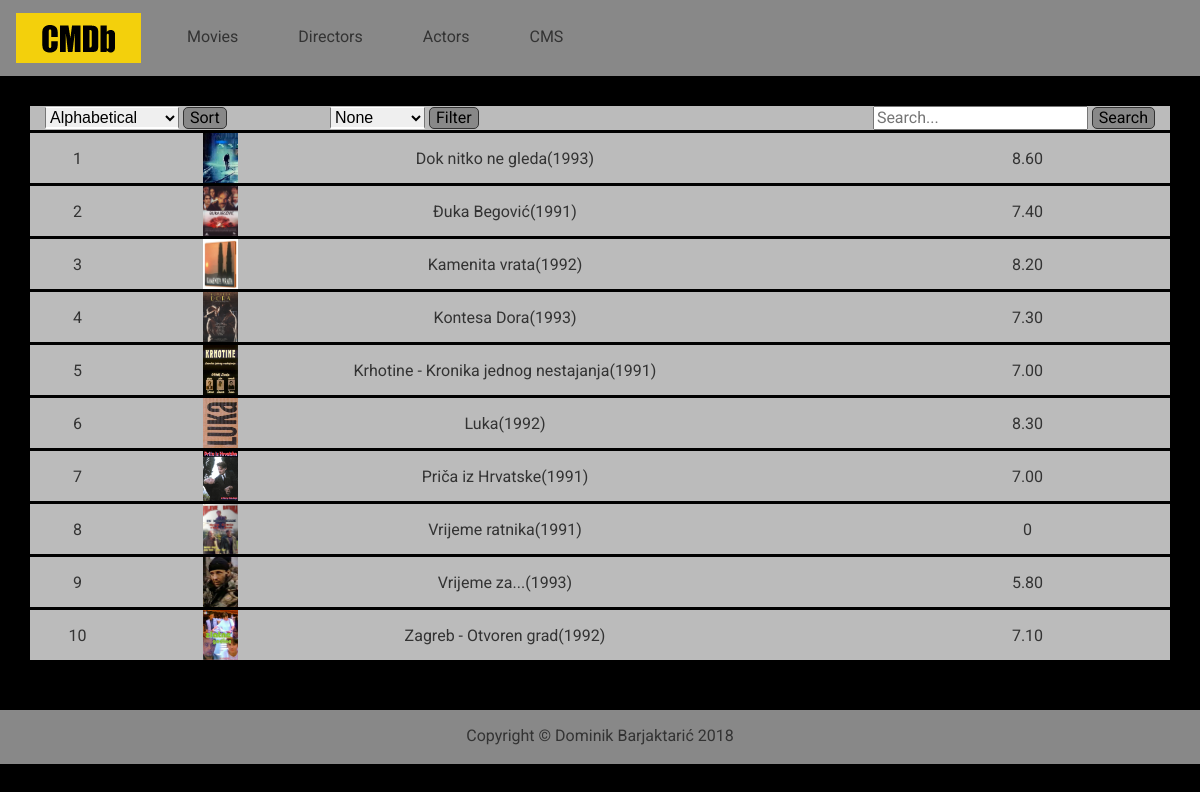
The page / on the database its author committed.
### tables this page shows
CREATE TABLE IF NOT EXISTS `movies` (
  `id` int(6) NOT NULL AUTO_INCREMENT,
  `title` varchar(255) NOT NULL,
  `duration` int(3) NOT NULL,
  `image` varchar(255) NOT NULL,
  `description` text NOT NULL,
  `rating_sum` decimal(6,2) NOT NULL,
  `votes` int(3) NOT NULL,
  `release_year` int(4) NOT NULL,
  PRIMARY KEY (`id`),
  KEY `release_year` (`release_year`) USING BTREE
);

### classes/conn.php (called while the page is built, shortened)
<?php
class Database {
   protected function connect() {
        $this->host = 'localhost';
        $this->user = 'root';
        $this->pass = '';
        $this->db = 'cmdb';
        $conn = new mysqli($this->host, $this->user, $this->pass, $this->db);
        $conn->set_charset("utf8");
        return $conn;
    }
}

### classes/movie.php (called while the page is built, shortened)
<?php
class Movie extends Database {
    public function getAllMovies() {
        $sql = ("SELECT * FROM movies ORDER BY title");
        $result = $this->connect()->query($sql);
        $num_rows = $result->num_rows;
        if ($num_rows > 0) {
            while ($row = $result->fetch_assoc()) {
                $data[] = $row;
            }
        $data = json_encode($data);
        return $data;
        }
        else {
            echo 'Sorry, Database is empty';
            return 0;
        }
    }
}

### functions.php (called while the page is built, shortened)
<?php
function calculateRating($rating_sum, $votes) {
    if ($votes == 0) {
        return 0.0;
    }
    else {
        $rating = (float) ($rating_sum / $votes);
        $rating = number_format((float)$rating, 2, '.', '');
        return $rating;
    }
}

### views/home_view.php (the view, shortened to what this page needs)
<?php
require_once ('functions.php');
function showAllMovies() {
    if (isset($_GET['filter'])) {
        require_once('classes/movie_genre.php');
        $filter = $_GET['filter'];
        $movie_genre = new MovieGenre();
        $json = $movie_genre->getGenreMovies($filter);
        $data = json_decode($json, true);
    }
    else {
        require_once('classes/movie.php');
        $movies = new Movie();
        $json = $movies->getAllMovies();
        $data = json_decode($json, true);
    }
    include 'includes/movies_sort_and_search.php';
    $increment = 1;
    foreach ($data as $row) {
        $rating = calculateRating((float)$row['rating_sum'], (int)$row['votes']);
        echo '<div class="container">';
            echo '<div class="mg_3_top">';
                echo '<a href="index.php?a=one_movie&id='.$row['id'].'" class="format_anchor_txt">';
                    echo '<div class="row row_is_link">';
                        echo '<div class="col-1 text-center table_height_align">';
                            echo $increment;
                        echo '</div>';
                        echo '<div class="col-2 text-center">';
                            echo '<img src="'.$row['image'].'" alt="'.$row['title'].'" class="movie_list_image_size">';
                        echo '</div>';
                        echo '<div class="col-4 text-center table_height_align">';
                            echo $row['title'].'('.$row['release_year'].')'.' ';
                        echo '</div>';
                        echo '<div class="col-1 text-center table_height_align">';
                            echo $rating;
                        echo '</div>';
                    echo '</div>';
                echo '</a>';
            echo '</div>';
        echo '</div>';
        $increment++;
    }
}

### index.php (shortened to what this page needs)
<?php
    include 'classes/conn.php';
    include 'views/home_view.php';
?>
<!DOCTYPE html>
<html>
<head>
    <link rel="stylesheet" href="https://maxcdn.bootstrapcdn.com/bootstrap/4.1.0/css/bootstrap.min.css">
    <link rel="stylesheet" href="css/normalize.css"/>
    <link rel="stylesheet" href="css/style.css"/>
</head>
<body>
    <?php
    include 'includes/header.php';
    if(isset($_GET['a'])) {$a = $_GET['a'];} else {$a = '';}
    switch($a) {
        default:
            showAllMovies();
            break;
    }
    include 'includes/footer.php';
    ?>
</body>
</html>

### includes/header.php
<nav class="navbar sticky-top navbar-expand navbar-default bg-light">
    <a class="navbar-brand" href="index.php">
        <img src="img/project/logo.png" id="navbar_logo" alt="CMDb">
    </a>
    <ul class="navbar-nav">
        <li class="nav-item">
            <a class="nav-link" href="index.php">Movies</a>
        </li>
        <li class="nav-item">
            <a class="nav-link" href="index.php?a=all_directors">Directors</a>
        </li>
        <li class="nav-item">
            <a class="nav-link" href="index.php?a=all_actors">Actors</a>
        </li>
        <li class="nav-item">
            <a class="nav-link" href="cms.php">CMS</a>
        </li>
    </ul>
</nav>

### includes/movies_sort_and_search.php (shortened to what this page needs)
<div class="container">
    <div class="mg_30_top">
        <div class="row">
            <div class="col-3 text-left">
                <form method="get">
                    <select name="sort">
                        <?php
                            if(isset($_GET['sort'])) {$sort = $_GET['sort'];} else {$sort = 'Alphabetical';}
                        echo '<option selected disabled>'.$sort.'</option>';
                        ?>
                    </select>
                    <input type="submit" value="Sort"/>
                </form>
            </div>
            <div class="col-3">
                <form method="get">
                    <select name="filter">
                        <?php
                            if(isset($_GET['filter'])) {$filter = $_GET['filter'];} else {$filter = 'None';}
                        echo '<option selected disabled>'.$filter.'</option>';
                        ?>
                    </select>
                    <input type="submit" value="Filter"/>
                </form>
            </div>
            <div class="col-6 text-right">
                <form method="get">
                    <input name="search" type="text" placeholder="Search...">
                    <input type="submit" value="Search"/>
                </form>
            </div>
        </div>
    </div>
</div>

### includes/footer.php
<footer>
    <div class="container-fluid">
        <div class="row mg_50_top">
            <div class="col-12">
                <div class="text-center table_height_align">
                    <p>Copyright &copy Dominik Barjaktarić 2018</p>
                </div>
            </div>
        </div>
    </div>
</footer>

### css/style.css (style rules this page uses)
body { box-sizing: border-box; font-family: 'Roboto', sans-serif !important; background-color: #000; }
.container { background-color: #bbb; color: #333; }
.mg_3_top { margin-top: 3px; }
.mg_30_top { margin-top: 30px; }
.mg_50_top { margin-top: 50px; }
#navbar_logo { height: 50px; width: 125px; }
.navbar-default { background-color: #888 !important; }
.navbar-default .navbar-nav > li > a { color: #333; border-bottom: 3px solid #888; }
.navbar-expand .navbar-nav .nav-link { padding-right: 30px; padding-left: 30px; }
footer { background-color: #888; color: #333; }
input[type=submit] { background-color: #888; border: 1px solid #333; border-radius: 5px; font-family: 'Roboto', sans-serif !important; }
::placeholder { font-family: 'Roboto', sans-serif !important; }
select { border-top: 1px solid #fff; border-bottom: 2px solid #fff; }
.movie_list_image_size { height: 50px; width: 35px; }
.table_height_align { padding-top: 14px; }
.format_anchor_txt { text-decoration: none; color: #333; }

### rows shown on the page
movies: image (picture), title "Dok nitko ne gleda", release_year "1993", rating_sum "8.60"
movies: image (picture), title "Đuka Begović", release_year "1991", rating_sum "7.40"
movies: image (picture), title "Kamenita vrata", release_year "1992", rating_sum "8.20"
movies: image (picture), title "Kontesa Dora", release_year "1993", rating_sum "7.30"
movies: image (picture), title "Krhotine - Kronika jednog nestajanja", release_year "1991", rating_sum "7.00"
movies: image (picture), title "Luka", release_year "1992", rating_sum "8.30"
movies: image (picture), title "Priča iz Hrvatske", release_year "1991", rating_sum "7.00"
movies: image (picture), title "Vrijeme ratnika", release_year "1991", votes "0"
movies: image (picture), title "Vrijeme za...", release_year "1993", rating_sum "5.80"
movies: image (picture), title "Zagreb - Otvoren grad", release_year "1992", rating_sum "7.10"

### other values the page prints
form field sort "Alphabetical"
form field filter "None"
